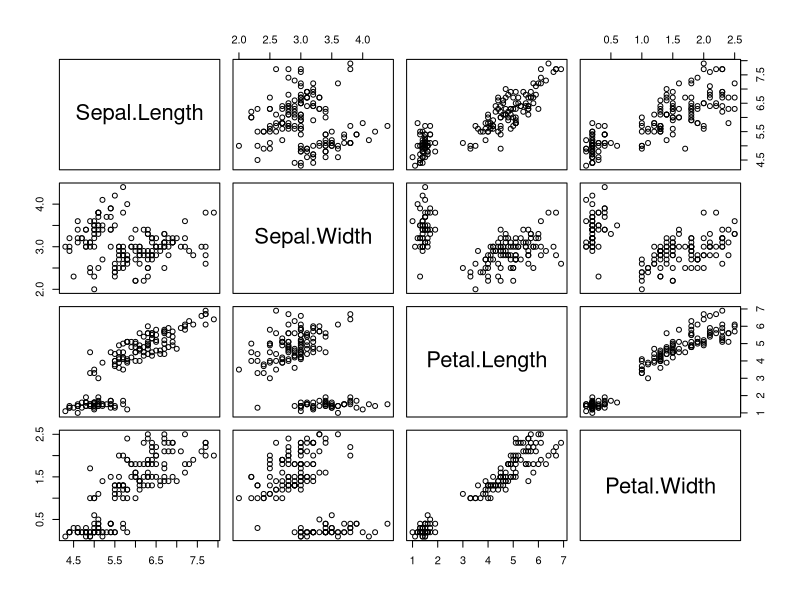
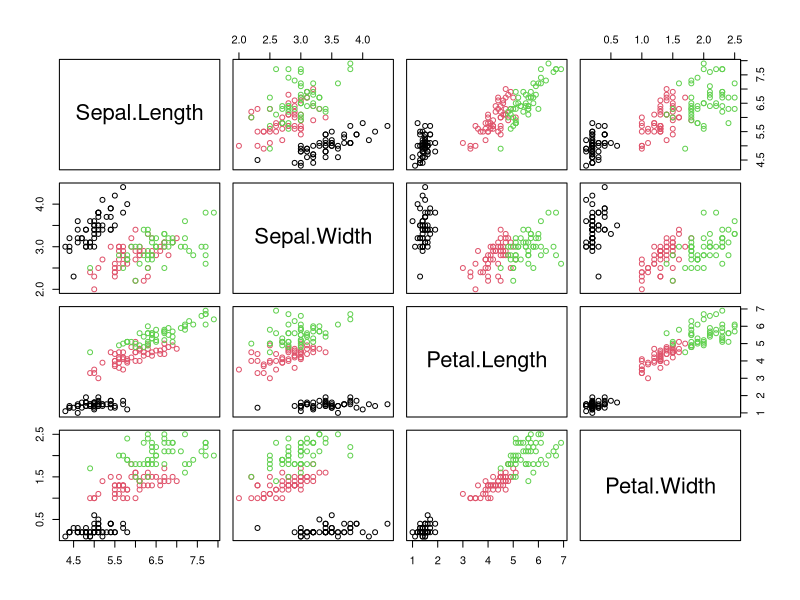
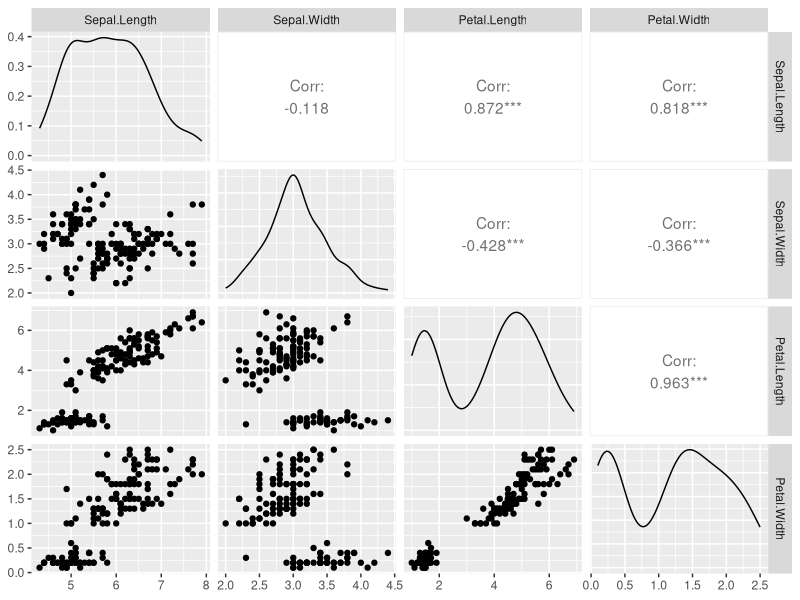
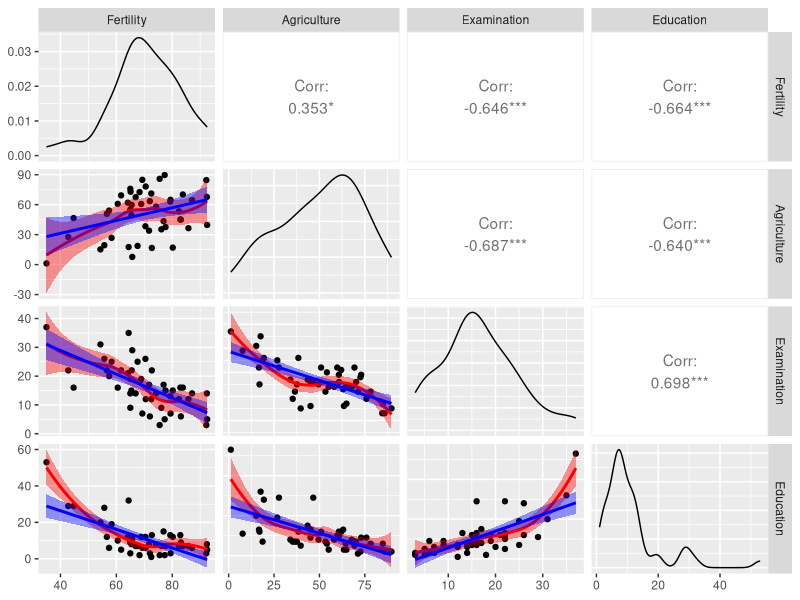
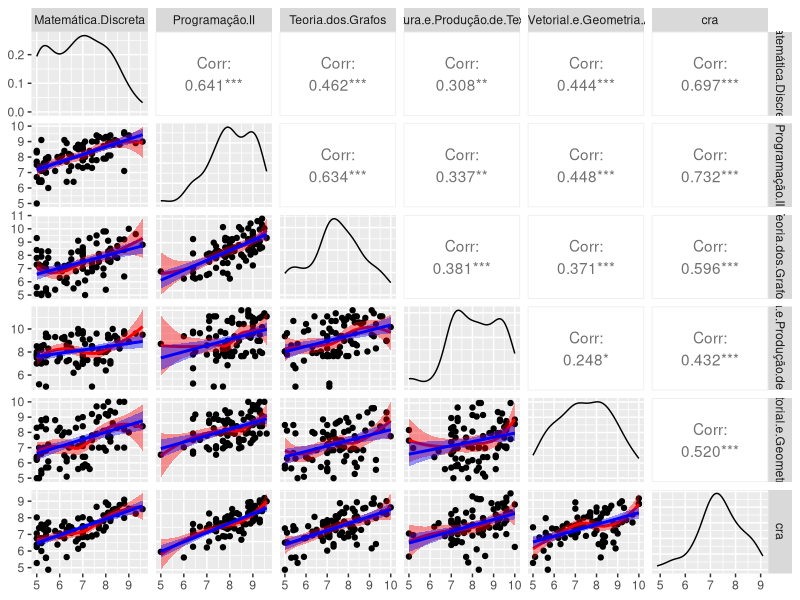

Source code (R) for these figures, in order:


data(iris)
pairs(iris[,1:4])

pairs(iris[,1:4], col=iris$Species)

library(GGally)
ggpairs(iris[,1:4], colour="gray20")

# ------------------------------------------------------------------------------

require(datasets)
data("swiss")
require(GGally)
require(ggplot2)

my_fn <- function(data, mapping, ...){
  p <- ggplot(data = data, mapping = mapping) + 
    geom_point() + 
    geom_smooth(method=loess, fill="red", color="red", ...) +
    geom_smooth(method=lm, fill="blue", color="blue", ...)
  p
}

g = ggpairs(swiss,columns = 1:4, lower = list(continuous = my_fn))
g


# ---------------------------------------------------------------------------------

setwd('~/Desktop/Link to AD2/analytics2/')

df <- read.csv('Tarefa2/graduados_model.csv', sep=' ')  

sub.df <- subset(df, select = c(Matemática.Discreta, 
                                Programação.II,
                                Teoria.dos.Grafos,
                                Leitura.e.Produção.de.Textos,
                                Álgebra.Vetorial.e.Geometria.Analítica,
                                cra))
head(sub.df)
View(sub.df)

g = ggpairs(sub.df, columns = 1:6, lower = list(continuous = my_fn))
g